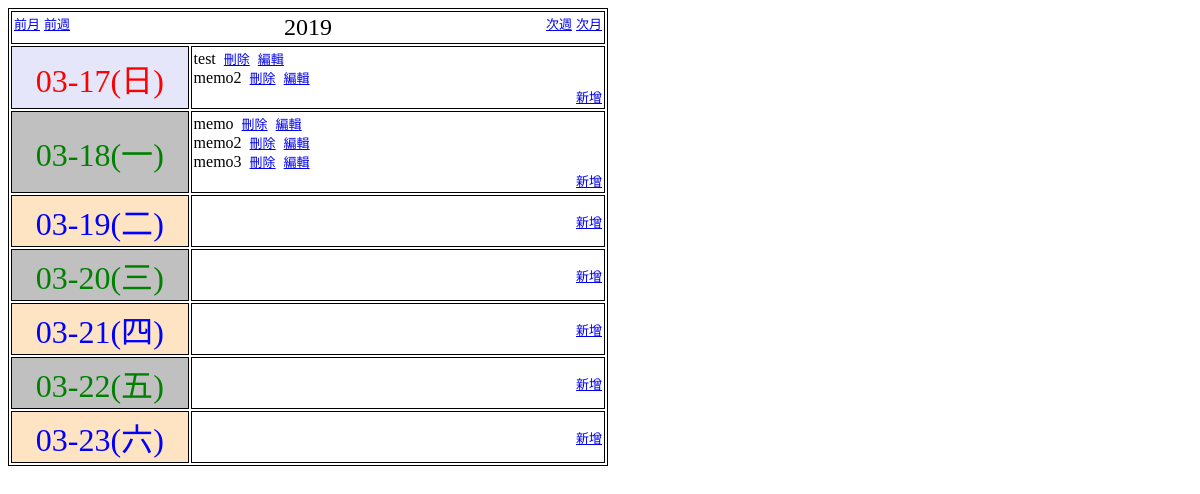
/Ch11/Ch11-8.index.php, run on an earlier commit of the app's database.
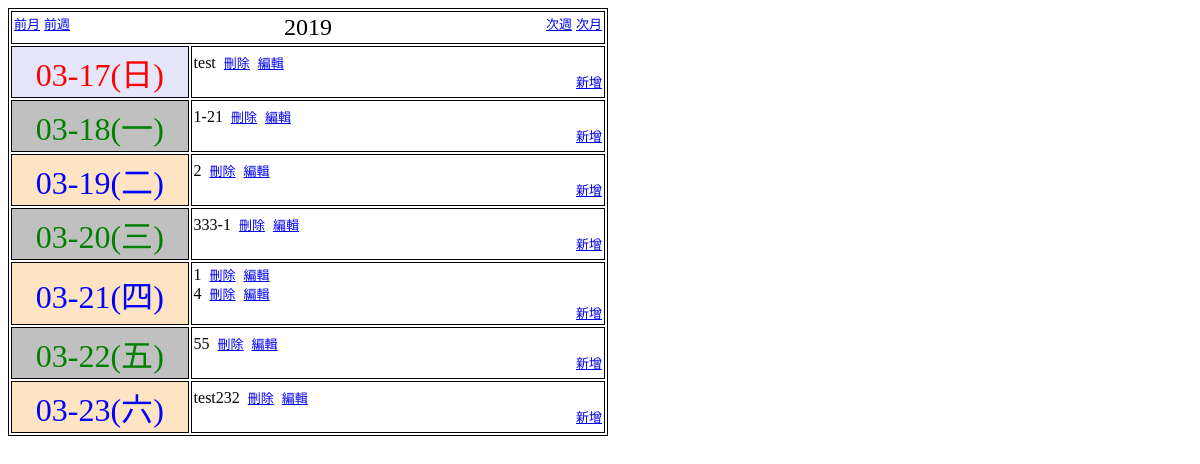
And on a later commit of the database.
### tables this page shows
CREATE TABLE mymemo 
                (id INTEGER PRIMARY KEY AUTOINCREMENT, memo TEXT,mdate TEXT);

### Xajax-master/xajax_core/xajax.inc.php (called while the page is built, shortened)
<?php
final class xajax
{
	private $objPluginManager;
	private $objLanguageManager;
	public function __wakeup()
	{
		$sLocalFolder = dirname(__FILE__);
		require $sLocalFolder . '/xajaxPluginManager.inc.php';
		require $sLocalFolder . '/xajaxLanguageManager.inc.php';
		require $sLocalFolder . '/xajaxArgumentManager.inc.php';
		require $sLocalFolder . '/xajaxResponseManager.inc.php';
		require $sLocalFolder . '/xajaxRequest.inc.php';
		$aPluginFolders = array();
		$aPluginFolders[] = dirname($sLocalFolder) . '/xajax_plugins';
		$aPluginFolders[] = $sLocalFolder . '/plugin_layer';
		$this->objPluginManager = xajaxPluginManager::getInstance();
		$this->objPluginManager->loadPlugins($aPluginFolders);
		$this->objLanguageManager = xajaxLanguageManager::getInstance();
		$this->objArgumentManager = xajaxArgumentManager::getInstance();
		$this->objResponseManager = xajaxResponseManager::getInstance();
	}
	public static function getVersion()
	{
		return 'xajax 0.6 beta 1';
	}
	public function register($sType, $mArg)
	{
		$aArgs = func_get_args();
		$nArgs = func_num_args();
		return $this->objPluginManager->register($aArgs);
	}
	public function configure($sName, $mValue)
	{
		$this->objLanguageManager->configure($sName, $mValue);
		$this->objPluginManager->configure($sName, $mValue);
	}
	public function printJavascript()
	{
		$this->objPluginManager->generateClientScript();
	}
	private function _detectURI() {
		$aURL = array();
		if (!empty($_SERVER['REQUEST_URI'])) {
			$aURL = parse_url($_SERVER['REQUEST_URI']);
		}
		if (empty($aURL['scheme'])) {
			if (!empty($_SERVER['HTTP_SCHEME'])) {
				$aURL['scheme'] = $_SERVER['HTTP_SCHEME'];
			} else {
				$aURL['scheme'] =
					(!empty($_SERVER['HTTPS']) && strtolower($_SERVER['HTTPS']) != 'off')
					? 'https'
					: 'http';
			}
		}
		if (empty($aURL['host'])) {
			if (!empty($_SERVER['HTTP_X_FORWARDED_HOST'])) {
				if (strpos($_SERVER['HTTP_X_FORWARDED_HOST'], ':') > 0) {
					list($aURL['host'], $aURL['port']) = explode(':', $_SERVER['HTTP_X_FORWARDED_HOST']);
				} else {
					$aURL['host'] = $_SERVER['HTTP_X_FORWARDED_HOST'];
				}
			} else if (!empty($_SERVER['HTTP_HOST'])) {
				if (strpos($_SERVER['HTTP_HOST'], ':') > 0) {
					list($aURL['host'], $aURL['port']) = explode(':', $_SERVER['HTTP_HOST']);
				} else {
					$aURL['host'] = $_SERVER['HTTP_HOST'];
				}
			} else if (!empty($_SERVER['SERVER_NAME'])) {
				$aURL['host'] = $_SERVER['SERVER_NAME'];
			} else {
				echo $this->objLanguageManager->getText('DTCTURI:01');
				echo $this->objLanguageManager->getText('DTCTURI:02');
				exit();
			}
		}
		if (empty($aURL['port']) && !empty($_SERVER['SERVER_PORT'])) {
			$aURL['port'] = $_SERVER['SERVER_PORT'];
		}
		$sURL = $aURL['scheme'].'://';
		$sURL.= $aURL['host'];
		$sURL.= $aURL['path'].@$aURL['query'];
		$aURL = explode("?", $sURL);
		return $sURL;
	}
}

### Xajax-master/xajax_core/xajaxPluginManager.inc.php (called while the page is built, shortened)
<?php
final class xajaxPluginManager
{
	private $aRequestPlugins;
	private $aConfigurable;
	private $aRegistrars;
	private $aProcessors;
	private function __construct()
	{
		$this->aRequestPlugins = array();
		$this->aConfigurable = array();
		$this->aRegistrars = array();
		$this->aProcessors = array();
	}
	public static function &getInstance()
	{
		static $obj;
		if (!$obj) {
			$obj = new xajaxPluginManager();
		}
		return $obj;
	}
	public function loadPlugins($aFolders)
	{
		foreach ($aFolders as $sFolder) {
			if (is_dir($sFolder))
			if ($handle = opendir($sFolder)) {
				while (!(false === ($sName = readdir($handle)))) {
					$nLength = strlen($sName);
					if (8 < $nLength) {
						$sFileName = substr($sName, 0, $nLength - 8);
						$sExtension = substr($sName, $nLength - 8, 8);
					}
				}
			}
		}
	}
	public function registerPlugin($objPlugin, $nPriority=1000)
	{
		if ($objPlugin instanceof xajaxRequestPlugin)
		{
			$this->_insertIntoArray($this->aRequestPlugins, $objPlugin, $nPriority);
			if (method_exists($objPlugin, 'register'))
				$this->_insertIntoArray($this->aRegistrars, $objPlugin, $nPriority);
			if (method_exists($objPlugin, 'canProcessRequest'))
				if (method_exists($objPlugin, 'processRequest'))
					$this->_insertIntoArray($this->aProcessors, $objPlugin, $nPriority);
		}
		if (method_exists($objPlugin, 'configure'))
			$this->_insertIntoArray($this->aConfigurable, $objPlugin, $nPriority);
	}
	public function configure($sName, $mValue)
	{
		$aKeys = array_keys($this->aConfigurable);
		sort($aKeys);
		foreach ($aKeys as $sKey)
			$this->aConfigurable[$sKey]->configure($sName, $mValue);
	}
	public function register($aArgs)
	{
		$aKeys = array_keys($this->aRegistrars);
		sort($aKeys);
		foreach ($aKeys as $sKey)
		{
			$objPlugin = $this->aRegistrars[$sKey];
			$mResult = $objPlugin->register($aArgs);
			if ( $mResult instanceof xajaxRequest )
				return $mResult;
		}
	}
}

### Xajax-master/xajax_core/plugin_layer/xajaxCallableObjectPlugin.inc.php (called while the page is built, shortened)
<?php
$objPluginManager = xajaxPluginManager::getInstance();

### Xajax-master/xajax_core/plugin_layer/xajaxScriptPlugin.inc.php (called while the page is built, shortened)
<?php
$objPluginManager = xajaxPluginManager::getInstance();

### Xajax-master/xajax_core/plugin_layer/xajaxFunctionPlugin.inc.php (called while the page is built, shortened)
<?php
require_once dirname(__FILE__) . '/support/xajaxUserFunction.inc.php';
class xajaxFunctionPlugin extends xajaxRequestPlugin
{
	var $sXajaxPrefix;
	function xajaxFunctionPlugin()
	{
		$this->sXajaxPrefix = 'xajax_';
	}
	function configure($sName, $mValue)
	{
		if ('wrapperPrefix' == $sName) {
			$this->sXajaxPrefix = $mValue;
		} else if ('scriptDefferal' == $sName) {
			if (true === $mValue) $this->sDefer = 'defer ';
			else $this->sDefer = '';
		} else if ('deferScriptGeneration' == $sName) {
			if (true === $mValue || false === $mValue)
				$this->bDeferScriptGeneration = $mValue;
			else if ('deferred' === $mValue)
				$this->bDeferScriptGeneration = $mValue;
		}
	}
	function register($aArgs)
	{
		if (1 < count($aArgs))
		{
			$sType = $aArgs[0];
			if (XAJAX_FUNCTION == $sType)
			{
				$xuf = $aArgs[1];
				if (false === ($xuf instanceof xajaxUserFunction))
					$xuf = new xajaxUserFunction($xuf);
				return $xuf->generateRequest($this->sXajaxPrefix);
			}
		}
		return false;
	}
}
$objPluginManager = xajaxPluginManager::getInstance();

### Xajax-master/xajax_core/xajaxLanguageManager.inc.php (called while the page is built, shortened)
<?php
final class xajaxLanguageManager
{
	public static function &getInstance()
	{
		static $obj;
		if (!$obj) {
			$obj = new xajaxLanguageManager();
		}
		return $obj;
	}
}

### Xajax-master/xajax_core/xajaxArgumentManager.inc.php (called while the page is built, shortened)
<?php
final class xajaxArgumentManager
{
	public static function &getInstance()
	{
		static $obj;
		if (!$obj) {
			$obj = new xajaxArgumentManager();
		}
		return $obj;
	}
}

### Xajax-master/xajax_core/xajaxResponseManager.inc.php (called while the page is built, shortened)
<?php
final class xajaxResponseManager
{
	public static function &getInstance()
	{
		static $obj;
		if (!$obj) {
			$obj = new xajaxResponseManager();
		}
		return $obj;
	}
}

### Ch11/Ch11-xajax.php (called while the page is built, shortened)
<?php
require_once('../Xajax-master/xajax_core/xajax.inc.php');
$xajax = new xajax();
?>

### Xajax-master/xajax_core/plugin_layer/support/xajaxUserFunction.inc.php (called while the page is built, shortened)
<?php
final class xajaxUserFunction
{
	private $uf;
	public function xajaxUserFunction($uf)
	{
		$this->sAlias = '';
		$this->uf = $uf;
	}
	public function getName()
	{
		return $this->uf;
	}
	public function generateRequest($sXajaxPrefix)
	{
		$sAlias = $this->getName();
		return new xajaxRequest("{$sXajaxPrefix}{$sAlias}");
	}
}
?>

### Ch11/Ch11-8.index.php (the view, shortened to what this page needs)
<?php
require('Ch11-xajax.php');
$editor = $xajax->register(XAJAX_FUNCTION,"editor");
$editor->useSingleQuote();
$editor->addParameter(XAJAX_QUOTED_VALUE,'');
$editor->addParameter(XAJAX_JS_VALUE, 1);
$editor->addParameter(XAJAX_QUOTED_VALUE,'');
$submit = $xajax->register(XAJAX_FUNCTION,"submit");
$submit->useSingleQuote();
$submit->addParameter(XAJAX_FORM_VALUES,'forml');
?>
<!DOCTYPE html>
<html lang="en">
<head>
    <link rel="stylesheet" type="text/css" href="Ch11-8.css" >
</head>
<body>
<?Php
    require('Ch11-8.inc.php');
    $db->exec("CREATE TABLE IF NOT EXISTS mymemo
                (id INTEGER PRIMARY KEY AUTOINCREMENT, memo TEXT,mdate TEXT)");
    if(!empty($_GET['goto'])){
        $dayDiff = date("w",strtotime($_GET['goto']));
        $sunday = strtotime($_GET['goto'])-$dayDiff*86400;
    }else {
        $dayDiff = date("w");
        $sunday = time()-$dayDiff*86400;
    }
?>
<table>
    <tr>
        <td colspan = "2">
            <div class="left">
                <a href="Ch11-8.index.php?goto=<?Php echo date("Y-m-d",$sunday-86400*28)?>">前月</a>
                <a href="Ch11-8.index.php?goto=<?Php echo date("Y-m-d",$sunday-86400*7)?>">前週</a>
            </div>
            <div class="right">
                <a href="Ch11-8.index.php?goto=<?Php echo date("Y-m-d",$sunday+86400*7)?>">次週</a>
                <a href="Ch11-8.index.php?goto=<?Php echo date("Y-m-d",$sunday+86400*28)?>">次月</a>
            </div>
            <div class="year"><?Php echo date("Y",$sunday)   ?></div>
        </td>
    </tr>
<?Php
    $week = ['日','一','二','三','四','五','六'];
    for($i=0;$i<7;$i++){
        echo "<tr><td class='day' id='d".$i."'>";
        $day = $sunday + $i*86400;
        $day_str = date("Y-m-d",$day);
        echo date("m-d",$day)."({$week[$i]})</td><td id= \"{$day_str}\">";
        echo getMemoHtml($day_str);
    }
    function getMemoHtml($day){
        global $db,$editor,$submit;
        $html = '';
        $sql = "select * from mymemo where mdate = ?;";
        $st = $db->prepare($sql);
        $st->execute([$day]);
        $result = $st->fetchAll();
        foreach($result as $row){
            $html .= htmlspecialchars($row['memo'])."\n&nbsp;";
            $html .= '<a href="#" onclick="
                    document.getElementById(\'op\').value=\'del\';
                    document.getElementById(\'id\').value='.$row['id'].';'.
                    $submit->getscript().';return false;">刪除</a>';
            $editor->setParameter(0,XAJAX_QUOTED_VALUE,'edt');
            $editor->setParameter(1,XAJAX_JS_VALUE,$row['id']);
            $editor->setParameter(2,XAJAX_JS_VALUE,$row['mdate']);
            $html .= "\n&nbsp;".
                '<a href="#" onclick="'. $editor->getscript().
                '; return false;">編輯</a><br>'."\n";
        }
        $editor->setParameter(0,XAJAX_QUOTED_VALUE,'new');
        $editor->setParameter(2,XAJAX_QUOTED_VALUE,$day);
        $html .= '<div class="right"><a href="#" onclick="'.
                $editor->getscript().'">新增</a></div>';
        $html .= "</td></tr>";
        return $html;
    }
?>
</table>
</body>
</html>

### Xajax-master/xajax_core/xajaxRequest.inc.php (shortened to what this page needs)
<?php
class xajaxRequest
{
	private $sName;
	private $sQuoteCharacter;
	private $aParameters;
	public function __construct($sName)
	{
		$this->aParameters = array();
		$this->sQuoteCharacter = '"';
		$this->sName = $sName;
	}
	public function useSingleQuote()
	{
		$this->sQuoteCharacter = "'";
	}
	public function setParameter()
	{
		$aArgs = func_get_args();
		if (2 < count($aArgs))
		{
			$nParameter = $aArgs[0];
			$sType = $aArgs[1];
			if (XAJAX_FORM_VALUES == $sType)
			{
				$sFormID = $aArgs[2];
				$this->aParameters[$nParameter] =
					"xajax.getFormValues("
					. $this->sQuoteCharacter
					. $sFormID
					. $this->sQuoteCharacter
					. ")";
			}
			else if (XAJAX_QUOTED_VALUE == $sType)
			{
				$sValue = $aArgs[2];
				$this->aParameters[$nParameter] =
					$this->sQuoteCharacter
					. $sValue
					. $this->sQuoteCharacter;
			}
			else if (XAJAX_JS_VALUE == $sType)
			{
				$sValue = $aArgs[2];
				$this->aParameters[$nParameter] = $sValue;
			}
		}
	}
	public function getScript()
	{
		$this->printScript();
		return ob_get_clean();
	}
	public function printScript()
	{
		echo $this->sName;
		echo '(';
		$sSeparator = '';
		foreach ($this->aParameters as $sParameter)
		{
			echo $sSeparator;
			echo $sParameter;
			$sSeparator = ', ';
		}
		echo ')';
	}
}

### Ch11/Ch11-8.css (style rules this page uses)
table { border:1px solid black; width:600px; }
td { border:1px solid black; padding:2px; }
a { font-size:small; }
.left { float:left; }
.right { float:right; }
.year { text-align:center; font-size:x-large; }
.day { width:30%; text-align:center; font-size:xx-large; }
#d0 { color:red; background-color:Lavender; }
#d1,#d3,#d5 { color:green; background-color:silver; }
#d2,#d4,#d6 { color:blue; background-color:bisque; }

What changed in the data, as far as the page shows it:
removed mymemo: value "memo2", $row['id'] 10 (drawn), shown under "03-17"
removed mymemo: value "memo", $row['id'] 6 (drawn), shown under "03-18"
removed mymemo: value "memo2", $row['id'] 7 (drawn), shown under "03-18"
removed mymemo: value "memo3", $row['id'] 8 (drawn), shown under "03-18"
added mymemo: value "1-21", $row['id'] 22 (drawn), shown under "03-18"
added mymemo: value "2", $row['id'] 35 (drawn), shown under "03-19"
added mymemo: value "333-1", $row['id'] 65 (drawn), shown under "03-20"
added mymemo: value "1", $row['id'] 52 (drawn), shown under "03-21"
added mymemo: value "4", $row['id'] 54 (drawn), shown under "03-21"
added mymemo: value "55", $row['id'] 57 (drawn), shown under "03-22"
added mymemo: value "test232", $row['id'] 56 (drawn), shown under "03-23"
